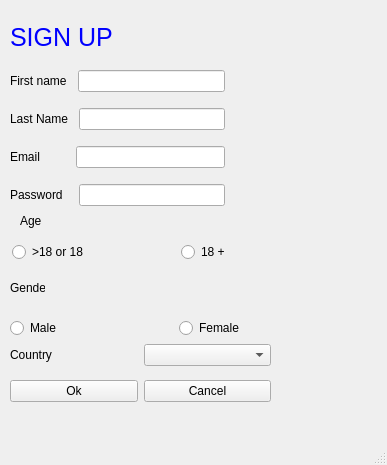
<?xml version="1.0" encoding="UTF-8"?>
<ui version="4.0">
 <class>MainWindow</class>
 <widget class="QMainWindow" name="MainWindow">
  <property name="geometry">
   <rect>
    <x>0</x>
    <y>0</y>
    <width>387</width>
    <height>465</height>
   </rect>
  </property>
  <property name="windowTitle">
   <string>MainWindow</string>
  </property>
  <property name="styleSheet">
   <string notr="true"/>
  </property>
  <widget class="QWidget" name="centralwidget">
   <widget class="QLabel" name="label_6">
    <property name="geometry">
     <rect>
      <x>20</x>
      <y>210</y>
      <width>21</width>
      <height>21</height>
     </rect>
    </property>
    <property name="text">
     <string>Age</string>
    </property>
   </widget>
   <widget class="QWidget" name="layoutWidget">
    <property name="geometry">
     <rect>
      <x>12</x>
      <y>237</y>
      <width>261</width>
      <height>31</height>
     </rect>
    </property>
    <layout class="QHBoxLayout" name="horizontalLayout_5">
     <item>
      <widget class="QRadioButton" name="radioButton">
       <property name="text">
        <string>&gt;18 or 18</string>
       </property>
      </widget>
     </item>
     <item>
      <spacer name="horizontalSpacer_5">
       <property name="orientation">
        <enum>Qt::Horizontal</enum>
       </property>
       <property name="sizeType">
        <enum>QSizePolicy::Fixed</enum>
       </property>
       <property name="sizeHint" stdset="0">
        <size>
         <width>70</width>
         <height>20</height>
        </size>
       </property>
      </spacer>
     </item>
     <item>
      <widget class="QRadioButton" name="radioButton_2">
       <property name="text">
        <string>18 +</string>
       </property>
      </widget>
     </item>
    </layout>
   </widget>
   <widget class="QLabel" name="label_7">
    <property name="geometry">
     <rect>
      <x>10</x>
      <y>280</y>
      <width>35</width>
      <height>16</height>
     </rect>
    </property>
    <property name="text">
     <string>Gender</string>
    </property>
   </widget>
   <widget class="QWidget" name="layoutWidget">
    <property name="geometry">
     <rect>
      <x>10</x>
      <y>310</y>
      <width>261</width>
      <height>101</height>
     </rect>
    </property>
    <layout class="QVBoxLayout" name="verticalLayout_3">
     <item>
      <layout class="QVBoxLayout" name="verticalLayout_2">
       <item>
        <layout class="QHBoxLayout" name="horizontalLayout_6">
         <item>
          <widget class="QRadioButton" name="radioButton_3">
           <property name="text">
            <string>Male</string>
           </property>
          </widget>
         </item>
         <item>
          <spacer name="horizontalSpacer_6">
           <property name="orientation">
            <enum>Qt::Horizontal</enum>
           </property>
           <property name="sizeType">
            <enum>QSizePolicy::Fixed</enum>
           </property>
           <property name="sizeHint" stdset="0">
            <size>
             <width>70</width>
             <height>20</height>
            </size>
           </property>
          </spacer>
         </item>
         <item>
          <widget class="QRadioButton" name="radioButton_4">
           <property name="text">
            <string>Female</string>
           </property>
          </widget>
         </item>
        </layout>
       </item>
       <item>
        <layout class="QHBoxLayout" name="horizontalLayout_7">
         <item>
          <widget class="QLabel" name="label_8">
           <property name="text">
            <string>Country</string>
           </property>
          </widget>
         </item>
         <item>
          <widget class="QComboBox" name="comboBox"/>
         </item>
        </layout>
       </item>
      </layout>
     </item>
     <item>
      <layout class="QHBoxLayout" name="horizontalLayout_8">
       <item>
        <widget class="QPushButton" name="pushButton">
         <property name="text">
          <string>Ok</string>
         </property>
        </widget>
       </item>
       <item>
        <widget class="QPushButton" name="pushButton_2">
         <property name="text">
          <string>Cancel</string>
         </property>
        </widget>
       </item>
      </layout>
     </item>
    </layout>
   </widget>
   <widget class="QWidget" name="layoutWidget">
    <property name="geometry">
     <rect>
      <x>10</x>
      <y>10</y>
      <width>215</width>
      <height>196</height>
     </rect>
    </property>
    <layout class="QVBoxLayout" name="verticalLayout_4">
     <item>
      <widget class="QLabel" name="label">
       <property name="sizePolicy">
        <sizepolicy hsizetype="Fixed" vsizetype="Preferred">
         <horstretch>0</horstretch>
         <verstretch>0</verstretch>
        </sizepolicy>
       </property>
       <property name="layoutDirection">
        <enum>Qt::LeftToRight</enum>
       </property>
       <property name="styleSheet">
        <string notr="true">font-size: 25px;
font: 75 20pt &quot;Arial&quot;;
color: blue;
</string>
       </property>
       <property name="text">
        <string>SIGN UP</string>
       </property>
      </widget>
     </item>
     <item>
      <layout class="QVBoxLayout" name="verticalLayout">
       <item>
        <layout class="QHBoxLayout" name="horizontalLayout">
         <item>
          <widget class="QLabel" name="label_2">
           <property name="text">
            <string>First name</string>
           </property>
          </widget>
         </item>
         <item>
          <spacer name="horizontalSpacer_2">
           <property name="orientation">
            <enum>Qt::Horizontal</enum>
           </property>
           <property name="sizeType">
            <enum>QSizePolicy::Fixed</enum>
           </property>
           <property name="sizeHint" stdset="0">
            <size>
             <width>5</width>
             <height>20</height>
            </size>
           </property>
          </spacer>
         </item>
         <item>
          <widget class="QLineEdit" name="lineEdit"/>
         </item>
        </layout>
       </item>
       <item>
        <spacer name="verticalSpacer">
         <property name="orientation">
          <enum>Qt::Vertical</enum>
         </property>
         <property name="sizeType">
          <enum>QSizePolicy::Preferred</enum>
         </property>
         <property name="sizeHint" stdset="0">
          <size>
           <width>20</width>
           <height>10</height>
          </size>
         </property>
        </spacer>
       </item>
       <item>
        <layout class="QHBoxLayout" name="horizontalLayout_4">
         <item>
          <widget class="QLabel" name="label_5">
           <property name="text">
            <string>Last Name</string>
           </property>
          </widget>
         </item>
         <item>
          <spacer name="horizontalSpacer_4">
           <property name="orientation">
            <enum>Qt::Horizontal</enum>
           </property>
           <property name="sizeType">
            <enum>QSizePolicy::Fixed</enum>
           </property>
           <property name="sizeHint" stdset="0">
            <size>
             <width>5</width>
             <height>20</height>
            </size>
           </property>
          </spacer>
         </item>
         <item>
          <widget class="QLineEdit" name="lineEdit_2"/>
         </item>
        </layout>
       </item>
       <item>
        <spacer name="verticalSpacer_5">
         <property name="orientation">
          <enum>Qt::Vertical</enum>
         </property>
         <property name="sizeType">
          <enum>QSizePolicy::Preferred</enum>
         </property>
         <property name="sizeHint" stdset="0">
          <size>
           <width>20</width>
           <height>10</height>
          </size>
         </property>
        </spacer>
       </item>
       <item>
        <layout class="QHBoxLayout" name="horizontalLayout_2">
         <item>
          <widget class="QLabel" name="label_3">
           <property name="text">
            <string>Email</string>
           </property>
          </widget>
         </item>
         <item>
          <spacer name="horizontalSpacer">
           <property name="orientation">
            <enum>Qt::Horizontal</enum>
           </property>
           <property name="sizeType">
            <enum>QSizePolicy::Fixed</enum>
           </property>
           <property name="sizeHint" stdset="0">
            <size>
             <width>30</width>
             <height>10</height>
            </size>
           </property>
          </spacer>
         </item>
         <item>
          <widget class="QLineEdit" name="lineEdit_3"/>
         </item>
        </layout>
       </item>
       <item>
        <spacer name="verticalSpacer_2">
         <property name="orientation">
          <enum>Qt::Vertical</enum>
         </property>
         <property name="sizeType">
          <enum>QSizePolicy::Preferred</enum>
         </property>
         <property name="sizeHint" stdset="0">
          <size>
           <width>20</width>
           <height>10</height>
          </size>
         </property>
        </spacer>
       </item>
       <item>
        <layout class="QHBoxLayout" name="horizontalLayout_3">
         <item>
          <layout class="QGridLayout" name="gridLayout"/>
         </item>
         <item>
          <widget class="QLabel" name="label_4">
           <property name="text">
            <string>Password</string>
           </property>
          </widget>
         </item>
         <item>
          <spacer name="horizontalSpacer_3">
           <property name="orientation">
            <enum>Qt::Horizontal</enum>
           </property>
           <property name="sizeType">
            <enum>QSizePolicy::Fixed</enum>
           </property>
           <property name="sizeHint" stdset="0">
            <size>
             <width>10</width>
             <height>20</height>
            </size>
           </property>
          </spacer>
         </item>
         <item>
          <widget class="QLineEdit" name="lineEdit_4">
           <property name="text">
            <string/>
           </property>
           <property name="echoMode">
            <enum>QLineEdit::Password</enum>
           </property>
          </widget>
         </item>
        </layout>
       </item>
      </layout>
     </item>
    </layout>
   </widget>
  </widget>
  <widget class="QMenuBar" name="menubar">
   <property name="geometry">
    <rect>
     <x>0</x>
     <y>0</y>
     <width>387</width>
     <height>21</height>
    </rect>
   </property>
  </widget>
  <widget class="QStatusBar" name="statusbar"/>
 </widget>
 <resources/>
 <connections/>
</ui>
